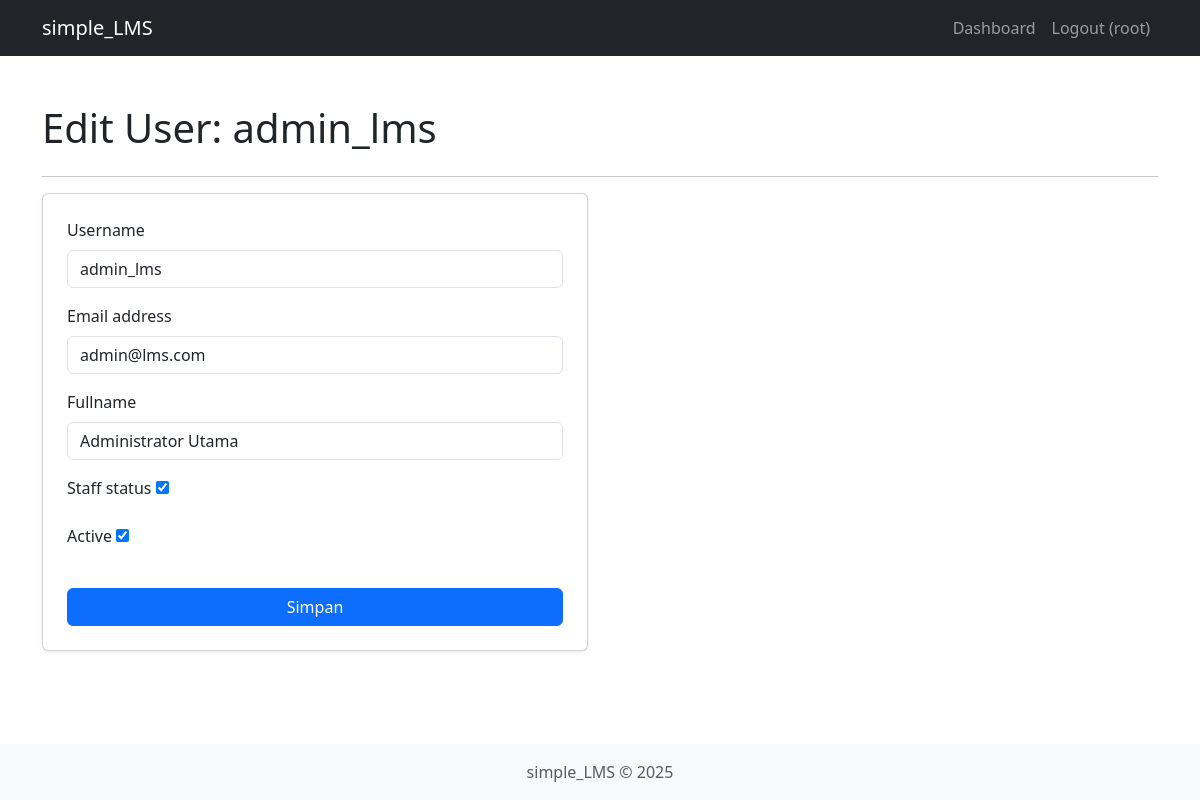
/user/update/2/ (signed in), run on the app's committed database.
### users/models.py (models this page shows, shortened)
class User(AbstractUser):
    fullname = models.CharField(max_length=100, blank=True, null=True)
    first_name = None
    last_name = None

### users/views.py (the view)
# urls.py: path('user/update/<int:pk>/', views.user_update, name='user_update'),
@login_required
@user_passes_test(is_superuser, login_url='/login/')
def user_update(request, pk):
    user = get_object_or_404(User, pk=pk)
    if request.method == 'POST':
        form = UserManagementForm(request.POST, instance=user)
        if form.is_valid():
            form.save()
            messages.success(request, f'Data user {user.username} berhasil diperbarui.')
            return redirect('dashboard')
    else:
        form = UserManagementForm(instance=user)
    context = {'form': form, 'title': f'Edit User: {user.username}'}
    return render(request, 'users/user_form.html', context)

### users/forms.py
class UserManagementForm(forms.ModelForm):
    class Meta:
        model = User
        fields = ('username', 'email', 'fullname', 'is_staff', 'is_active')
        widgets = {
            'username': forms.TextInput(attrs={'class': 'form-control'}),
            'email': forms.EmailInput(attrs={'class': 'form-control'}),
            'fullname': forms.TextInput(attrs={'class': 'form-control'}),
        }

### users/views.py (called while the page is built)
def is_superuser(user):
    return user.is_superuser

### users/templates/users/user_form.html (shortened to what this page needs)
{% extends 'base.html' %}
{% block content %}
<div class="container mt-5">
    <h1 class="mb-4">{{ title }}</h1>
    <hr>
    <div class="row">
        <div class="col-md-6">
            <div class="card p-4 shadow-sm">
                <form method="POST">
                    {% for field in form %}
                        <div class="mb-3">
                            <label for="{{ field.id_for_label }}" class="form-label">{{ field.label }}</label>
                            {{ field }}
                        </div>
                    {% endfor %}
                    <div class="d-grid">
                        <button type="submit" class="btn btn-primary mt-3">Simpan</button>
                    </div>
                </form>
            </div>
        </div>
    </div>
</div>
{% endblock content %}

### templates/base.html (shortened to what this page needs)
<!DOCTYPE html>
<html lang="en">
<head>
    <link href="https://cdn.jsdelivr.net/npm/bootstrap@5.3.3/dist/css/bootstrap.min.css"
          rel="stylesheet"
>
</head>
<body>
    <nav class="navbar navbar-expand-lg navbar-dark bg-dark">
        <div class="container">
            <a class="navbar-brand" href="{% url 'dashboard' %}">simple_LMS</a>
            <div class="collapse navbar-collapse" id="navbarNav">
                <ul class="navbar-nav ms-auto">
                    {% if user.is_authenticated %}
                        <li class="nav-item">
                            <a class="nav-link" href="{% url 'dashboard' %}">Dashboard</a>
                        </li>
                        <li class="nav-item">
                            <a class="nav-link" href="{% url 'logout' %}">Logout ({{ user.username }})</a>
                        </li>
                    {% endif %}
                </ul>
            </div>
        </div>
    </nav>
    <main>
        {% block content %}{% endblock content %}
    </main>
    <footer class="footer mt-auto py-3 bg-light fixed-bottom">
      <div class="container text-center">
        <span class="text-muted">simple_LMS &copy; 2025</span>
      </div>
    </footer>
</body>
</html>

### data on the page
User: username "root"
User: form "admin_lms" "admin@lms.com" "Administrator Utama" "☑" "☑"

### other printed values
{{ title }} "Edit User: admin_lms"
{{ field.label }} "Username" "Email address" "Fullname" "Staff status" "Active"
